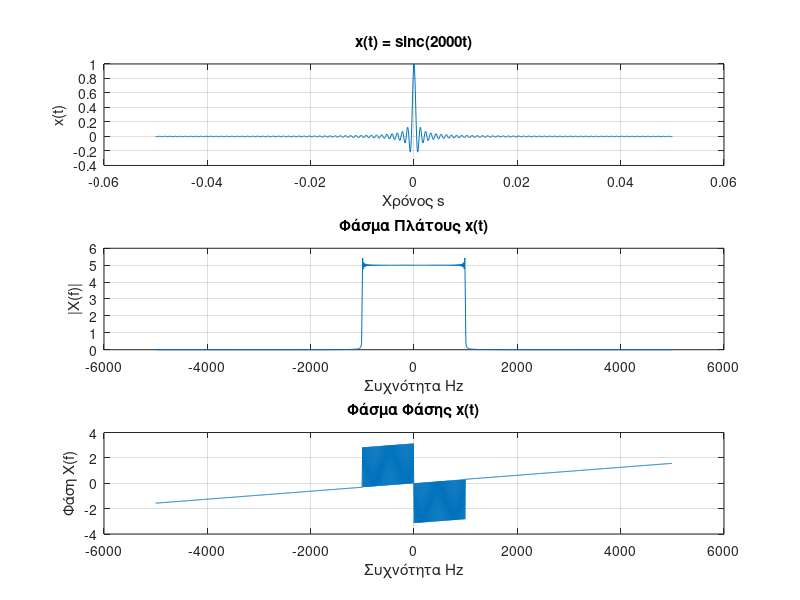

The MATLAB script that drew this image:
clear;
close all;

% Χρόνος
dt = 0.0001;
Tw = 0.05;
t = -Tw:dt:Tw;

% Σήμα x(t)
x = sinc(2000 * t);

% α) Γραφική αναπαράσταση x(t) 
figure;
subplot(3,1,1);
plot(t, x);
title('x(t) = sinc(2000t)');
xlabel('Χρόνος s');
ylabel('x(t)');
grid on;

% Πρώτο μηδενικό x(t) 
first_zero = find(abs(x) < 0.0001, 1, 'first'); %<0.0001 λογο float αριθμού
first_zero_t = t(first_zero(1));
disp(['Χρονική στιγμή πρώτου μηδενισμού του σήματος: ', num2str(first_zero_t), ' s']);

% β) Φάσματος πλάτους x(t) 
Xf = fftshift(fft(x));
BW=1/dt;
N=(Tw*2/dt)+1;
df=BW/N;
f=(-BW/2):df:(BW/2-df);

subplot(3,1,2);
plot(f, abs(Xf));
title('Φάσμα Πλάτους x(t)');
xlabel('Συχνότητα Hz');
ylabel('|X(f)|');
grid on;

% γ) Φάσμα φάσης x(t) 
Xf_phase = angle(Xf);

subplot(3,1,3);
plot(f, Xf_phase);
title('Φάσμα Φάσης x(t)');
xlabel('Συχνότητα Hz');
ylabel('Φάση X(f)');
grid on;
